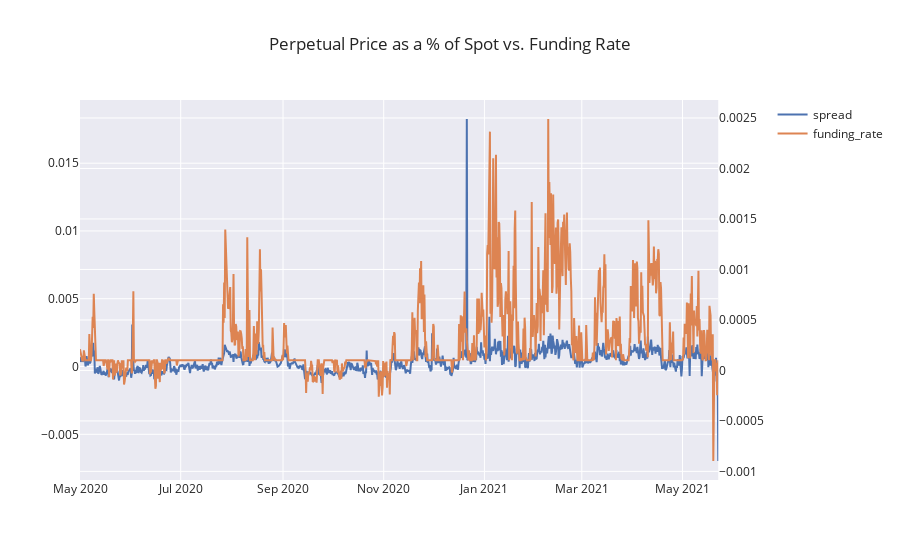

Write notebook code for a chart like this one.
### Code cell
fig = utils.make_subplots(specs=[[{"secondary_y": True}]])
fig.add_trace(utils.go.Scatter(x=df_perpetual.index, y= np.log(df_perpetual.close / df_spot.close), name="spread"), secondary_y=False)
fig.add_trace(utils.go.Scatter(x=df_funding.index, y=df_funding.fundingRate.astype(float), name="funding_rate"), secondary_y=True)
fig.update_layout(title="Perpetual Price as a % of Spot vs. Funding Rate")
fig.show()

### Figure 1 — Plotly figure (JSON) as saved in the notebook; plotly's stock layout.template omitted (floating-point values rounded to 4 significant figures; data arrays with more than 128 entries replaced by an {"elided": "..."} marker saying what was removed)
{"data": [{"name": "spread", "type": "scatter", "x": {"elided": "1161 str values"}, "xaxis": "x", "y": {"elided": "1161 float values"}, "yaxis": "y"}, {"name": "funding_rate", "type": "scatter", "x": {"elided": "1161 str values"}, "xaxis": "x", "y": {"elided": "1161 float values"}, "yaxis": "y2"}], "layout": {"title": {"text": "Perpetual Price as a % of Spot vs. Funding Rate"}, "xaxis": {"anchor": "y", "domain": [0, 0.94]}, "yaxis": {"anchor": "x", "domain": [0, 1]}, "yaxis2": {"anchor": "x", "overlaying": "y", "side": "right"}}}
